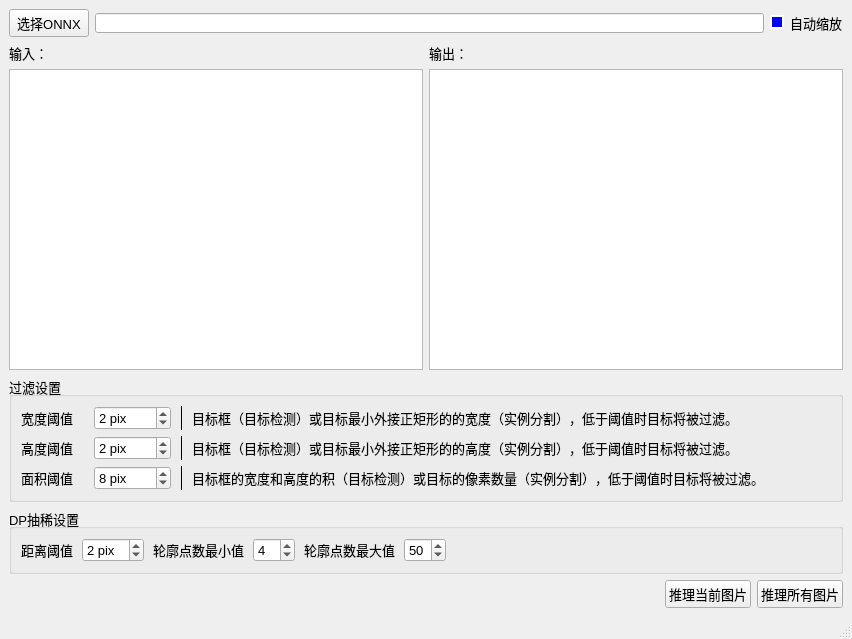
<?xml version="1.0" encoding="UTF-8"?>
<ui version="4.0">
 <class>MainWindow</class>
 <widget class="QMainWindow" name="MainWindow">
  <property name="geometry">
   <rect>
    <x>0</x>
    <y>0</y>
    <width>852</width>
    <height>639</height>
   </rect>
  </property>
  <property name="font">
   <font>
    <pointsize>10</pointsize>
   </font>
  </property>
  <property name="windowTitle">
   <string>自动推理</string>
  </property>
  <property name="windowIcon">
   <iconset>
    <normaloff>images/chip_large.png</normaloff>images/chip_large.png</iconset>
  </property>
  <widget class="QWidget" name="centralwidget">
   <layout class="QVBoxLayout" name="verticalLayout">
    <item>
     <layout class="QHBoxLayout" name="horizontalLayout">
      <item alignment="Qt::AlignLeft">
       <widget class="QPushButton" name="pushButton_2">
        <property name="sizePolicy">
         <sizepolicy hsizetype="Expanding" vsizetype="Maximum">
          <horstretch>0</horstretch>
          <verstretch>0</verstretch>
         </sizepolicy>
        </property>
        <property name="minimumSize">
         <size>
          <width>40</width>
          <height>0</height>
         </size>
        </property>
        <property name="font">
         <font>
          <pointsize>10</pointsize>
         </font>
        </property>
        <property name="toolTip">
         <string>打开目录</string>
        </property>
        <property name="text">
         <string>选择ONNX</string>
        </property>
       </widget>
      </item>
      <item>
       <widget class="QLineEdit" name="lineEdit_2">
        <property name="sizePolicy">
         <sizepolicy hsizetype="Expanding" vsizetype="Minimum">
          <horstretch>0</horstretch>
          <verstretch>0</verstretch>
         </sizepolicy>
        </property>
        <property name="maximumSize">
         <size>
          <width>1000000</width>
          <height>20</height>
         </size>
        </property>
        <property name="font">
         <font>
          <pointsize>10</pointsize>
         </font>
        </property>
        <property name="text">
         <string/>
        </property>
       </widget>
      </item>
      <item>
       <widget class="QCheckBox" name="checkBox">
        <property name="font">
         <font>
          <pointsize>10</pointsize>
         </font>
        </property>
        <property name="toolTip">
         <string>用双线性插值法自动调整图片至输入所需的尺寸</string>
        </property>
        <property name="styleSheet">
         <string notr="true">QCheckBox::indicator:checked {
    background-color:       blue;
    border:                 2px solid white;  
}

QCheckBox::indicator:unchecked {
    background-color:      white;
    border:                 2px solid white;  
}</string>
        </property>
        <property name="text">
         <string>自动缩放</string>
        </property>
        <property name="checked">
         <bool>true</bool>
        </property>
       </widget>
      </item>
     </layout>
    </item>
    <item>
     <layout class="QHBoxLayout" name="horizontalLayout_4">
      <item>
       <widget class="QLabel" name="label">
        <property name="text">
         <string>输入：</string>
        </property>
       </widget>
      </item>
      <item>
       <widget class="QLabel" name="label_2">
        <property name="text">
         <string>输出：</string>
        </property>
       </widget>
      </item>
     </layout>
    </item>
    <item>
     <layout class="QHBoxLayout" name="horizontalLayout_3">
      <item>
       <widget class="QTextBrowser" name="textBrowser"/>
      </item>
      <item>
       <widget class="QTextBrowser" name="textBrowser_2"/>
      </item>
     </layout>
    </item>
    <item>
     <widget class="QGroupBox" name="groupBox_2">
      <property name="title">
       <string>过滤设置</string>
      </property>
      <layout class="QVBoxLayout" name="verticalLayout_2">
       <item>
        <layout class="QHBoxLayout" name="horizontalLayout_7" stretch="1,1,0,10">
         <property name="spacing">
          <number>9</number>
         </property>
         <item>
          <widget class="QLabel" name="label_7">
           <property name="text">
            <string>宽度阈值</string>
           </property>
          </widget>
         </item>
         <item>
          <widget class="QSpinBox" name="spinBox_4">
           <property name="suffix">
            <string> pix</string>
           </property>
           <property name="maximum">
            <number>9999</number>
           </property>
           <property name="value">
            <number>2</number>
           </property>
          </widget>
         </item>
         <item>
          <widget class="Line" name="line">
           <property name="frameShadow">
            <enum>QFrame::Plain</enum>
           </property>
           <property name="orientation">
            <enum>Qt::Vertical</enum>
           </property>
          </widget>
         </item>
         <item>
          <widget class="QLabel" name="label_8">
           <property name="text">
            <string>目标框（目标检测）或目标最小外接正矩形的的宽度（实例分割），低于阈值时目标将被过滤。</string>
           </property>
          </widget>
         </item>
        </layout>
       </item>
       <item>
        <layout class="QHBoxLayout" name="horizontalLayout_9" stretch="1,1,0,10">
         <property name="spacing">
          <number>9</number>
         </property>
         <item>
          <widget class="QLabel" name="label_11">
           <property name="text">
            <string>高度阈值</string>
           </property>
          </widget>
         </item>
         <item>
          <widget class="QSpinBox" name="spinBox_6">
           <property name="suffix">
            <string> pix</string>
           </property>
           <property name="maximum">
            <number>9999</number>
           </property>
           <property name="value">
            <number>2</number>
           </property>
          </widget>
         </item>
         <item>
          <widget class="Line" name="line_2">
           <property name="frameShadow">
            <enum>QFrame::Plain</enum>
           </property>
           <property name="orientation">
            <enum>Qt::Vertical</enum>
           </property>
          </widget>
         </item>
         <item>
          <widget class="QLabel" name="label_12">
           <property name="text">
            <string>目标框（目标检测）或目标最小外接正矩形的的高度（实例分割），低于阈值时目标将被过滤。</string>
           </property>
          </widget>
         </item>
        </layout>
       </item>
       <item>
        <layout class="QHBoxLayout" name="horizontalLayout_10" stretch="1,1,0,10">
         <property name="spacing">
          <number>9</number>
         </property>
         <item>
          <widget class="QLabel" name="label_13">
           <property name="text">
            <string>面积阈值</string>
           </property>
          </widget>
         </item>
         <item>
          <widget class="QSpinBox" name="spinBox_7">
           <property name="suffix">
            <string> pix</string>
           </property>
           <property name="maximum">
            <number>9999</number>
           </property>
           <property name="value">
            <number>8</number>
           </property>
          </widget>
         </item>
         <item>
          <widget class="Line" name="line_3">
           <property name="frameShadow">
            <enum>QFrame::Plain</enum>
           </property>
           <property name="orientation">
            <enum>Qt::Vertical</enum>
           </property>
          </widget>
         </item>
         <item>
          <widget class="QLabel" name="label_14">
           <property name="text">
            <string>目标框的宽度和高度的积（目标检测）或目标的像素数量（实例分割），低于阈值时目标将被过滤。</string>
           </property>
          </widget>
         </item>
        </layout>
       </item>
      </layout>
     </widget>
    </item>
    <item>
     <widget class="QGroupBox" name="groupBox">
      <property name="title">
       <string>DP抽稀设置</string>
      </property>
      <layout class="QHBoxLayout" name="horizontalLayout_5">
       <property name="spacing">
        <number>9</number>
       </property>
       <item alignment="Qt::AlignHCenter">
        <widget class="QLabel" name="label_3">
         <property name="text">
          <string>距离阈值</string>
         </property>
        </widget>
       </item>
       <item alignment="Qt::AlignHCenter">
        <widget class="QSpinBox" name="spinBox">
         <property name="suffix">
          <string> pix</string>
         </property>
         <property name="value">
          <number>2</number>
         </property>
        </widget>
       </item>
       <item alignment="Qt::AlignHCenter">
        <widget class="QLabel" name="label_4">
         <property name="text">
          <string>轮廓点数最小值</string>
         </property>
        </widget>
       </item>
       <item alignment="Qt::AlignHCenter">
        <widget class="QSpinBox" name="spinBox_2">
         <property name="minimum">
          <number>3</number>
         </property>
         <property name="value">
          <number>4</number>
         </property>
        </widget>
       </item>
       <item>
        <widget class="QLabel" name="label_5">
         <property name="text">
          <string>轮廓点数最大值</string>
         </property>
        </widget>
       </item>
       <item alignment="Qt::AlignHCenter">
        <widget class="QSpinBox" name="spinBox_3">
         <property name="minimum">
          <number>4</number>
         </property>
         <property name="value">
          <number>50</number>
         </property>
        </widget>
       </item>
       <item>
        <spacer name="horizontalSpacer">
         <property name="orientation">
          <enum>Qt::Horizontal</enum>
         </property>
         <property name="sizeHint" stdset="0">
          <size>
           <width>40</width>
           <height>20</height>
          </size>
         </property>
        </spacer>
       </item>
       <item>
        <widget class="QLabel" name="label_6">
         <property name="maximumSize">
          <size>
           <width>24</width>
           <height>24</height>
          </size>
         </property>
         <property name="toolTip">
          <string>关于Douglas-Peuker抽稀算法</string>
         </property>
         <property name="text">
          <string/>
         </property>
         <property name="pixmap">
          <pixmap>images/icon_29.png</pixmap>
         </property>
         <property name="scaledContents">
          <bool>true</bool>
         </property>
        </widget>
       </item>
      </layout>
     </widget>
    </item>
    <item>
     <layout class="QHBoxLayout" name="horizontalLayout_2">
      <item>
       <spacer name="horizontalSpacer_2">
        <property name="orientation">
         <enum>Qt::Horizontal</enum>
        </property>
        <property name="sizeHint" stdset="0">
         <size>
          <width>40</width>
          <height>20</height>
         </size>
        </property>
       </spacer>
      </item>
      <item alignment="Qt::AlignHCenter">
       <widget class="QPushButton" name="pushButton_3">
        <property name="sizePolicy">
         <sizepolicy hsizetype="Expanding" vsizetype="Maximum">
          <horstretch>0</horstretch>
          <verstretch>0</verstretch>
         </sizepolicy>
        </property>
        <property name="minimumSize">
         <size>
          <width>40</width>
          <height>0</height>
         </size>
        </property>
        <property name="font">
         <font>
          <pointsize>10</pointsize>
         </font>
        </property>
        <property name="toolTip">
         <string>打开目录</string>
        </property>
        <property name="text">
         <string>推理当前图片</string>
        </property>
       </widget>
      </item>
      <item>
       <widget class="QPushButton" name="pushButton">
        <property name="sizePolicy">
         <sizepolicy hsizetype="Minimum" vsizetype="Maximum">
          <horstretch>0</horstretch>
          <verstretch>0</verstretch>
         </sizepolicy>
        </property>
        <property name="minimumSize">
         <size>
          <width>40</width>
          <height>0</height>
         </size>
        </property>
        <property name="font">
         <font>
          <pointsize>10</pointsize>
         </font>
        </property>
        <property name="toolTip">
         <string>打开目录</string>
        </property>
        <property name="text">
         <string>推理所有图片</string>
        </property>
       </widget>
      </item>
     </layout>
    </item>
   </layout>
  </widget>
  <widget class="QMenuBar" name="menubar">
   <property name="geometry">
    <rect>
     <x>0</x>
     <y>0</y>
     <width>852</width>
     <height>23</height>
    </rect>
   </property>
  </widget>
  <widget class="QStatusBar" name="statusbar"/>
 </widget>
 <resources/>
 <connections/>
</ui>
